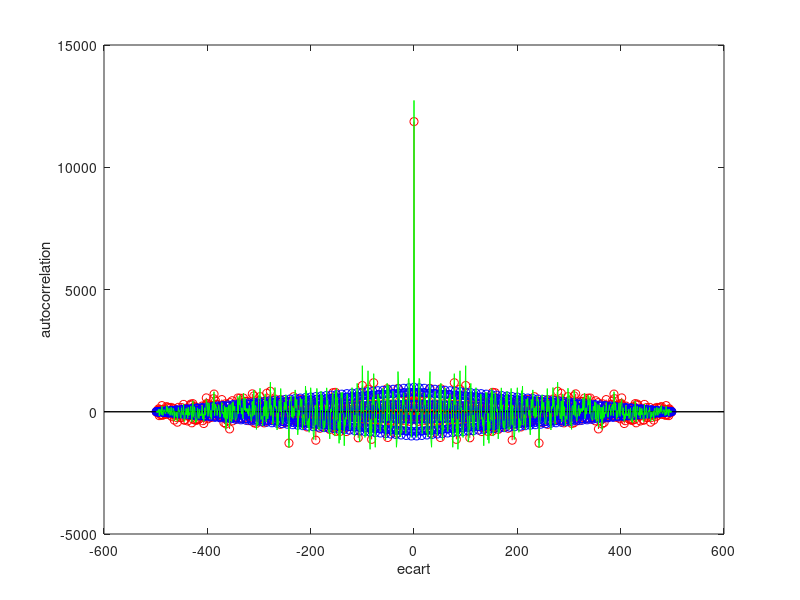

Here is the MATLAB script that generated this plot:
a=2; 
f0=50; 
phi= pi/2;

fe=500;
Te=1/fe;
N=fe; %% lenombre dechantlions pour la duree 3

t=(0:N-1)* Te; %le t de chaque echantillons
xn=a*sin(2*pi*f0*t+phi);
sigma=5;
bn=sigma*randn(1,N); %bruir gaussien
yn= xn+bn;
%autocorrelation de chcaun des signaux avrc un ecart de L=40;
L=40;
[Cb,L]=xcorr(bn); %%autocorel avec une delimitation maxlag=L
[Cxn,L]=xcorr(xn);
[Cyn,L]=xcorr(yn);
figure(1)
stem(L,Cb,'r')
hold on;
stem(L,Cxn,'b')
hold on;
plot(L,Cyn,'g');
xlabel ('ecart');
ylabel('autocorrelation');
